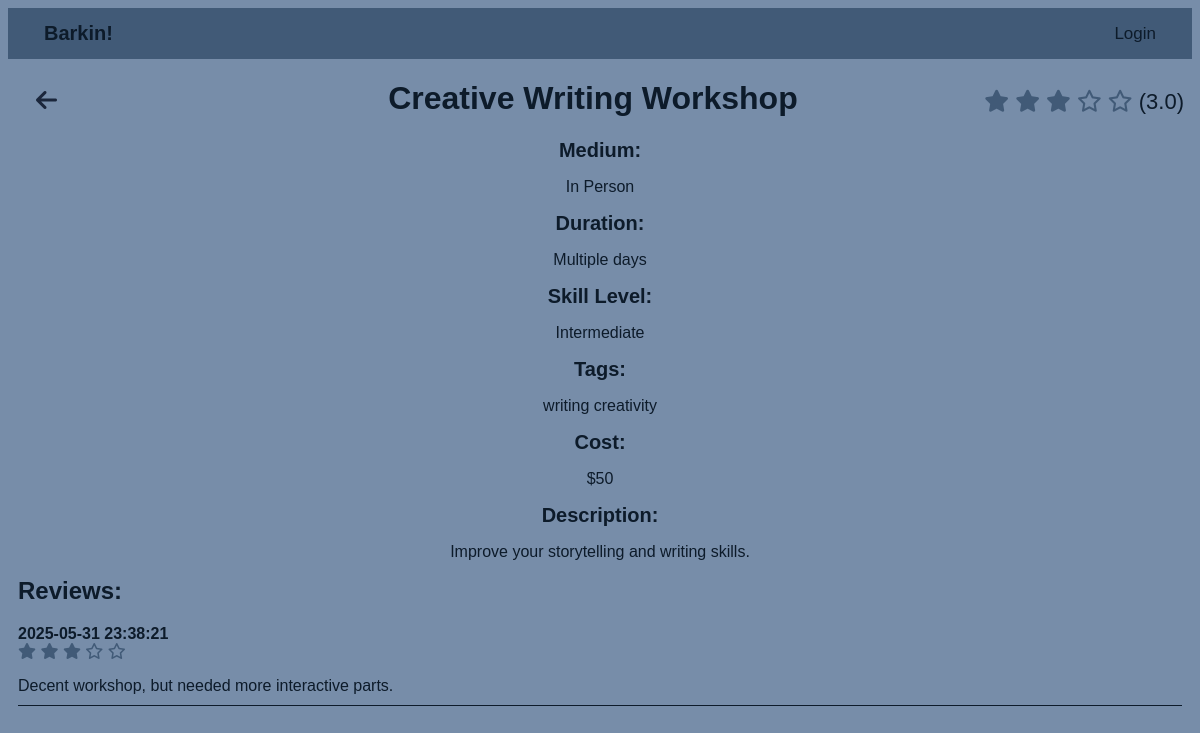
Page /event/WritersHub/Creative Writing Workshop on the committed database.
### tables this page shows
CREATE TABLE Event (
    Name VARCHAR(32) NOT NULL,
    Organization Varchar(50) NOT NULL,
    Medium TEXT CHECK(Medium IN ('In Person', 'Online', 'Hybrid')) NOT NULL,
    Duration TEXT CHECK(Duration IN ('One day', 'Multiple days', 'One week', 'Multiple weeks', 'One month', 'Multiple months')) NOT NULL,
    SkillLevel TEXT CHECK(SkillLevel IN ('Beginner', 'Intermediate', 'Professional')) NOT NULL,
    Info TEXT NOT NULL,
    Tags VARCHAR(255) NOT NULL,
    AverageRating REAL,
    Cost INTEGER NOT NULL,
    PRIMARY KEY (Name, Organization)
);

CREATE TABLE Review (
    ID INTEGER PRIMARY KEY AUTOINCREMENT,
    UserID INTEGER NOT NULL,
    EventName VARCHAR(32) NOT NULL,
    EventOrganization VARCHAR(50) NOT NULL,
    Rating INTEGER NOT NULL CHECK (Rating >= 1 AND Rating <= 5),
    PublishedAt TIMESTAMP DEFAULT CURRENT_TIMESTAMP,
    Comments VARCHAR(500) NOT NULL,
    FOREIGN KEY (UserID) REFERENCES User(ID),
    FOREIGN KEY (EventName, EventOrganization) REFERENCES Event(Name, Organization)
);

### barkin_site/view.py (the view)
@bp.route('/event/<organization>/<name>', methods=['GET', 'POST'])
def event_detail(name, organization):
    logged_in = 'user_id' in session
    if request.method == 'POST':
        if 'Return' in request.form:
            return redirect(url_for('view.index'))
    db = get_db()
    event = db.execute('SELECT * FROM Event WHERE Name = ? AND Organization = ?', (name, organization)).fetchone()
    reviews = db.execute('SELECT * FROM Review WHERE EventName = ? AND EventOrganization = ? ORDER BY PublishedAt DESC', (name, organization)).fetchall()
    return render_template('view/event_detail.html', event=event, reviews=reviews, logged_in=logged_in)

### barkin_site/db.py (called while the page is built)
def get_db():
    if 'db' not in g:
        g.db = sqlite3.connect(
            current_app.config['DATABASE'],
            detect_types=sqlite3.PARSE_DECLTYPES
        )
        g.db.row_factory = sqlite3.Row
    return g.db

### barkin_site/templates/view/event_detail.html (shortened to what this page needs)
<!DOCTYPE html>
<html lang="en">
<head>
  <link rel="stylesheet" href="{{ url_for('static', filename='style.css') }}">
  <link rel="stylesheet" href="https://cdnjs.cloudflare.com/ajax/libs/font-awesome/6.7.2/css/all.min.css">
</head>
<div class="navbar">
    <a class="logo" style="font-size: 20px; text-decoration:none" href="/"><strong>Barkin!</strong></a>
    <div class="items">
        {% if logged_in %}
            <a href="/reviewform">Submit Review</a>
            <a href="/profile">Profile</a>
            <a href="/auth/logout">Logout</a>
            {% else %}
            <a href="/auth/login">Login</a>
        {% endif %}
    </div>
</div>
<body>
  <div class="detail_header">
    <form method="POST">
      <button name="Return" class="fa-solid fa-arrow-left" style="color: #1b263b; font-size:24px; background: none;" type="submit"></button>
    </form>
    <div>
    <h1>&nbsp;&nbsp;&nbsp;&nbsp;&nbsp;&nbsp;&nbsp;&nbsp;&nbsp;&nbsp;&nbsp;&nbsp;&nbsp;&nbsp;{{ event['Name'] }}</h1>
    </div>
      <div style="font-size: 22px">
        {% set full_stars = event['AverageRating']|int %}
        {% set half_star = 1 if (event['AverageRating'] - full_stars) >= 0.5 else 0 %}
        {% set empty_stars = 5 - full_stars - half_star %}
        {% for _ in range(full_stars) %}
            <i class="fa-solid fa-star" style="color: #415a77;"></i>
        {% endfor %}
        {% for _ in range(empty_stars) %}
            <i class="fa-regular fa-star" style="color: #415a77;"></i>
        {% endfor %}
        ({{ event['AverageRating'] }})
      </div>
  </div>
  <div style="text-align: center;">
    <strong><label>Medium:</label></strong>
      <p>{{ event['Medium'] }}</p>
    <strong><label>Duration:</label></strong>
      <p>{{ event['Duration'] }}</p>
    <strong><label>Skill Level:</label></strong>
      <p>{{ event['SkillLevel'] }}</p>
    <strong><label>Tags:</label></strong>
      <p>{{ event['Tags'] }}</p>
    <strong><label>Cost:</label></strong>
      <p>${{ event['Cost'] }}</p>
    <strong><label>Description:</label></strong>
      <p>{{ event['Info'] }}</p>
  </div>
  <h2 style="margin: 10px 10px">Reviews:</h2>
  {% for review in reviews %}
    <div class="evententry" style="margin: 0 10px">
      <strong>{{ review['PublishedAt'] }}</strong>
        <div>
            {% set full_stars = review['Rating']|int %}
            {% set half_star = 1 if (review['Rating'] - full_stars) >= 0.5 else 0 %}
            {% set empty_stars = 5 - full_stars - half_star %}
            {% for _ in range(full_stars) %}
                <i class="fa-solid fa-star" style="color: #415a77;"></i>
            {% endfor %}
            {% for _ in range(empty_stars) %}
                <i class="fa-regular fa-star" style="color: #415a77;"></i>
            {% endfor %}
        </div>
        {{ review['Comments'] }}
    </div>
    {% endfor %}
</body>
</html>

### barkin_site/static/style.css (style rules this page uses)
html { font-family: Verdana, sans-serif; background: #778da9; }
h1 { text-align: center; color: #0d1b2a; }
h2, h3, h4, h5, h6, strong, body, a { color: #0d1b2a; }
button, .Login, .CreateAccount, .SubmitReview, .Cancel, .AddEvent { background-color: #415a77; color: #e0e1dd; padding: 14px 20px; border-radius: 5px; border: none; cursor: pointer; font-size: medium; margin: 10px 0; transition: 0.1s ease-in; }
label { font-size: 20px; }
.evententry { border-bottom: 1.5px solid #0d1b2a; padding: 10px 0; }
.navbar { display: flex; justify-content: space-between; align-items: center; background-color: #415a77; padding: 0px 20px; color: #e0e1dd; }
.navbar a { color: #0d1b2a;; text-align: center; padding: 14px 16px; text-decoration: none; font-size: 17px; }
.detail_header { margin: 0 8px; display: flex; justify-content: space-between; align-items: baseline; }

### rows in the picture
Event: Name "Creative Writing Workshop", AverageRating "3.0", Medium "In Person", Duration "Multiple days", SkillLevel "Intermediate", Tags "writing creativity", Cost "50", Info "Improve your storytelling and writing skills."
Review: PublishedAt "2025-05-31 23:38:21", Comments "Decent workshop, but needed more interactive parts."
